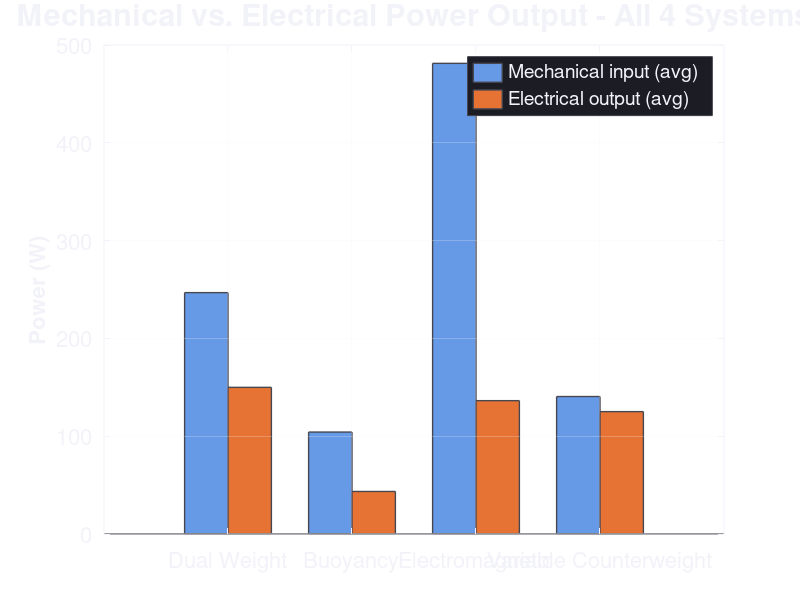
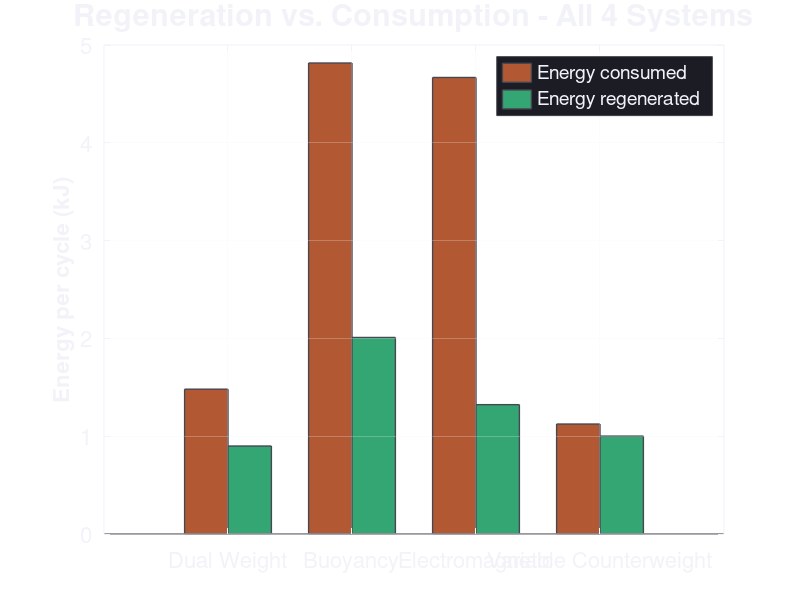
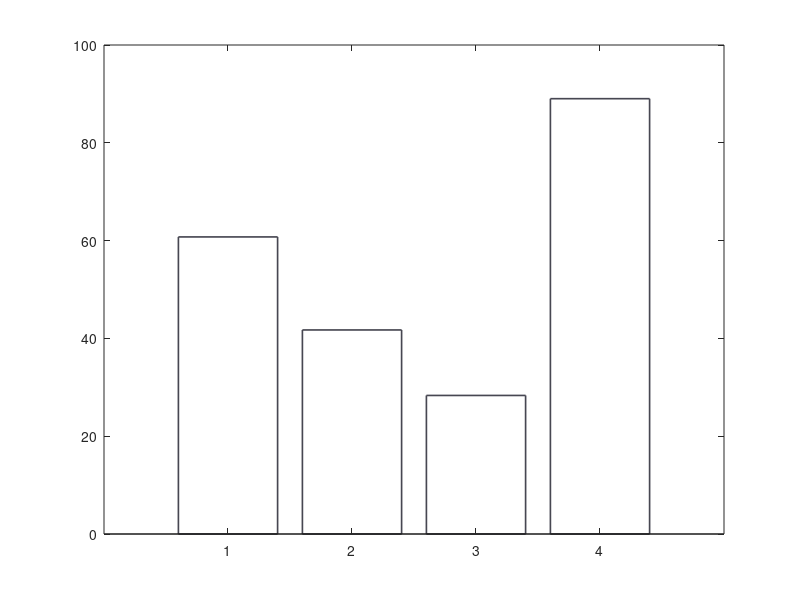

The MATLAB script that drew these images, in order: (Note: this script raises an error after producing the figures.)
% PLOT_SCIENCE_FAIR_GRAPHS  Six comparison graphs (all 4 systems), dark mode, large text.
% Uses same physics as analysis_compare_systems. Saves PNGs to script folder.
% Run:  plot_science_fair_graphs

function plot_science_fair_graphs()

rng(42);
H = 3; m_common = 50; g = 9.81;

%% Precompute time and mechanical quantities (same as analysis_compare_systems)
m_net = m_common; T1_d = 2.8; T2_d = 3.2;
t2 = linspace(0, T1_d + T2_d, 250);
ix1 = t2 <= T1_d; ix2 = t2 > T1_d;
v_cab = zeros(size(t2)); tau1 = t2(ix1)/T1_d; v_cab(ix1) = -1.35 * 4*tau1.*(1-tau1);
tau2 = (t2(ix2)-T1_d)/T2_d; v_cab(ix2) = 1.25 * 4*tau2.*(1-tau2);
P_mech = m_net * g * (-v_cab);

m3 = m_common; T_lift = 25; T_water = 18; T_drop = 3.2;
t3 = linspace(0, T_lift + T_water + T_drop, 400);
ix_l = t3 <= T_lift; ix_w = t3 > T_lift & t3 <= T_lift+T_water; ix_d = t3 > T_lift+T_water;
v3 = zeros(size(t3)); tau_l = t3(ix_l)/T_lift; v3(ix_l) = 0.65 * 4*tau_l.*(1-tau_l);
tau_d = (t3(ix_d)-T_lift-T_water)/T_drop; tau_d = min(max(tau_d,0),1); v3(ix_d) = -4.2 * (1 - (1-tau_d).^0.7);
P_motor3 = zeros(size(t3)); P_motor3(ix_l) = 50 + 80*tau_l.*(1-tau_l);
tw = t3(ix_w) - T_lift; pump_ix = tw >= T_water*0.4;
P_pump3 = zeros(size(t3)); P_pump3(ix_w) = pump_ix .* (200 + 150*sin(pi*(tw - T_water*0.4)/(T_water*0.6))); P_pump3(ix_w) = max(0, P_pump3(ix_w));

m4 = m_common; T_lift4 = 6.5; T_hold4 = 1; T_drop4 = 2.2;
t4 = linspace(0, T_lift4 + T_hold4 + T_drop4, 300);
ix_l4 = t4 <= T_lift4; ix_d4 = t4 > T_lift4 + T_hold4;
v4 = zeros(size(t4)); tau_l4 = t4(ix_l4)/T_lift4; v4(ix_l4) = 1.5 * sin(pi*tau_l4);
tau_d4 = (t4(ix_d4)-T_lift4-T_hold4)/T_drop4; tau_d4 = min(max(tau_d4,0),1); v4(ix_d4) = -4 * (1 - (1-tau_d4).^0.65);
F4_grav = m4 * g * 1.15;

m_cab5 = m_common; m_mod5 = 10; T_des5 = 2.5; T_dock5 = 1.5; T_asc5 = 2.8; T_load5 = 1.2;
t5 = linspace(0, T_des5 + T_dock5 + T_asc5 + T_load5, 350);
ix_des5 = t5 <= T_des5; ix_asc5 = t5 > T_des5+T_dock5 & t5 <= T_des5+T_dock5+T_asc5;
ix_dock5 = t5 > T_des5 & t5 <= T_des5+T_dock5; ix_load5 = t5 > T_des5+T_dock5+T_asc5;
n_mod = 2*ones(size(t5)); n_mod(t5(ix_des5) >= 0.6*T_des5) = 1;
n_mod(t5 > T_des5+T_dock5) = 1; n_mod(t5 > T_des5+T_dock5+T_asc5 + 0.4*T_load5) = 2;
m_tot5 = m_cab5 + n_mod * m_mod5;
v5 = zeros(size(t5)); tau_d5 = t5(ix_des5)/T_des5; v5(ix_des5) = -1.4 * 4*tau_d5.*(1-tau_d5);
tau_a5 = (t5(ix_asc5)-T_des5-T_dock5)/T_asc5; v5(ix_asc5) = 1.2 * 4*tau_a5.*(1-tau_a5);
rel_idx = find(ix_des5 & t5 >= 0.6*T_des5, 1); idx_r = max(1,rel_idx-10):min(length(t5),rel_idx+20);
m_cw5 = m_cab5 + 1*m_mod5; net_load5 = max(0, m_tot5(ix_asc5)*g - m_cw5*g*0.88);

n_rep = 10;
eta_all = zeros(4, n_rep);
net_all = zeros(4, n_rep);
for r = 1:n_rep
    eta_gen = 0.72 + 0.02*randn; eta_drive = 0.88 + 0.02*randn;
    eta_gen = max(0.5, min(0.92, eta_gen)); eta_drive = max(0.75, min(0.98, eta_drive));
    P_elec2 = zeros(size(t2)); P_elec2(ix1) = eta_gen * max(P_mech(ix1), 0); P_elec2(ix2) = -max(0, -P_mech(ix2)) / eta_drive;
    E_gen_2 = trapz(t2, max(P_elec2, 0)); E_cons_2 = trapz(t2, max(-P_elec2, 0));
    eta_all(1,r) = 100*E_gen_2/(E_cons_2+1e-9); net_all(1,r) = E_gen_2 - E_cons_2;

    eta_gen3 = 0.74 + 0.02*randn; eta_gen3 = max(0.5, min(0.9, eta_gen3));
    scale_cons3 = 1 + 0.03*randn; scale_cons3 = max(0.85, min(1.15, scale_cons3));
    P_gen3 = zeros(size(t3)); P_gen3(ix_d) = eta_gen3 * m3 * g * (-v3(ix_d)); P_gen3(ix_d) = max(P_gen3(ix_d), 0);
    E_gen_3 = trapz(t3, P_gen3); E_cons_3 = trapz(t3, (P_motor3 + P_pump3)*scale_cons3);
    eta_all(2,r) = 100*E_gen_3/(E_cons_3+1e-9); net_all(2,r) = E_gen_3 - E_cons_3;

    eta_lift = 0.82 + 0.02*randn; eta_gen4 = 0.78 + 0.02*randn;
    eta_lift = max(0.65, min(0.95, eta_lift)); eta_gen4 = max(0.6, min(0.9, eta_gen4));
    P_linear4 = zeros(size(t4)); P_linear4(ix_l4) = F4_grav * v4(ix_l4) / eta_lift;
    P_hoist4 = zeros(size(t4)); P_hoist4(ix_l4) = 45; P_hoist4(t4 > T_lift4 & t4 <= T_lift4+T_hold4) = 40;
    P_gen4 = zeros(size(t4)); P_gen4(ix_d4) = eta_gen4 * m4 * g * (-v4(ix_d4)); P_gen4(ix_d4) = max(P_gen4(ix_d4), 0);
    E_cons_4 = trapz(t4, P_linear4 + P_hoist4); E_gen_4 = trapz(t4, P_gen4);
    eta_all(3,r) = 100*E_gen_4/(E_cons_4+1e-9); net_all(3,r) = E_gen_4 - E_cons_4;

    eta_main = 0.74 + 0.02*randn; eta_drive5 = 0.86 + 0.02*randn;
    eta_main = max(0.6, min(0.9, eta_main)); eta_drive5 = max(0.75, min(0.95, eta_drive5));
    P_main5 = zeros(size(t5)); P_main5(ix_des5) = eta_main * m_tot5(ix_des5) .* g .* (-v5(ix_des5)); P_main5(ix_des5) = max(P_main5(ix_des5), 0);
    P_mod5 = zeros(size(t5)); P_mod5(idx_r) = 80 * exp(-(t5(idx_r)-t5(rel_idx)).^2/0.16);
    P_sup5 = zeros(size(t5)); P_sup5(ix_dock5) = 25;
    P_mot5 = zeros(size(t5)); P_mot5(ix_asc5) = (net_load5 .* v5(ix_asc5)) / eta_drive5; P_mot5(ix_asc5) = max(P_mot5(ix_asc5), 25);
    P_aux5 = zeros(size(t5)); P_aux5(ix_dock5) = 450; P_aux5(ix_load5) = 380;
    E_gen_5 = trapz(t5, P_main5 + P_mod5 + P_sup5); E_cons_5 = trapz(t5, P_mot5 + P_aux5);
    eta_all(4,r) = min(90, 100*E_gen_5/(E_cons_5+1e-9)); net_all(4,r) = E_gen_5 - E_cons_5;
end

eta_mean = mean(eta_all, 2);
eta_sd = std(eta_all, 0, 2);
net_mean = mean(net_all, 2);
Egen = zeros(4,1);
for s = 1:4
    denom = 1 - 100./eta_all(s,:);
    denom(denom >= -0.01) = -0.01;
    Egen(s) = mean(net_all(s,:) ./ denom);
end

names = {'Dual Weight', 'Buoyancy', 'Electromagnetic', 'Variable Counterweight'};
T_cycle = [T1_d+T2_d; T_lift+T_water+T_drop; T_lift4+T_hold4+T_drop4; T_des5+T_dock5+T_asc5+T_load5];
E_cons = Egen .* (100 ./ eta_mean);
P_mech_avg = E_cons ./ T_cycle;
P_elec_avg = Egen ./ T_cycle;

%% Styling: dark mode, large text (ASCII-only titles)
BG = [0.11 0.11 0.14];
FG = [0.95 0.95 0.98];
GRID = [0.28 0.28 0.32];
C = [0.35 0.68 1; 1 0.5 0.3; 0.4 0.85 0.55; 0.75 0.45 0.95];
fs_title = 22;
fs_label = 16;
fs_legend = 14;
lw = 2.5;
w = 0.35;
% Save figures to project output/ folder
script_dir = fileparts(mfilename('fullpath'));
base_dir = fullfile(script_dir, '..', 'output');
if ~isfolder(base_dir), mkdir(base_dir); end

%% 1. Mechanical vs Electrical Power - All 4 Systems
fig1 = figure('Color', BG, 'Position', [100 100 800 520]);
x = 1:4;
b1 = bar(x - w/2, P_mech_avg, w, 'FaceColor', [0.4 0.6 0.9], 'EdgeColor', GRID, 'LineWidth', 1);
hold on;
b2 = bar(x + w/2, P_elec_avg, w, 'FaceColor', [0.9 0.45 0.2], 'EdgeColor', GRID, 'LineWidth', 1);
ax = gca; set(ax, 'Color', BG, 'XTick', 1:4, 'XTickLabel', names, 'FontSize', fs_label, 'XColor', FG, 'YColor', FG);
ylabel('Power (W)', 'FontSize', fs_label, 'FontWeight', 'bold', 'Color', FG);
title('Mechanical vs. Electrical Power Output - All 4 Systems', 'FontSize', fs_title, 'FontWeight', 'bold', 'Color', FG);
lg = legend([b1 b2], {'Mechanical input (avg)', 'Electrical output (avg)'}, 'FontSize', fs_legend, 'Location', 'northeast');
set(lg, 'Color', BG, 'TextColor', FG, 'EdgeColor', GRID);
grid on; set(ax, 'GridAlpha', 0.25); hold off;
print(fig1, fullfile(base_dir, 'graph1_mechanical_vs_electrical_power.png'), '-dpng', '-r300');
close(fig1);

%% 2. Regeneration vs Consumption - All 4 Systems
fig2 = figure('Color', BG, 'Position', [100 100 800 520]);
b1 = bar(x - w/2, E_cons/1e3, w, 'FaceColor', [0.7 0.35 0.2], 'EdgeColor', GRID, 'LineWidth', 1);
hold on;
b2 = bar(x + w/2, Egen/1e3, w, 'FaceColor', [0.2 0.65 0.45], 'EdgeColor', GRID, 'LineWidth', 1);
ax = gca; set(ax, 'Color', BG, 'XTick', 1:4, 'XTickLabel', names, 'FontSize', fs_label, 'XColor', FG, 'YColor', FG);
ylabel('Energy per cycle (kJ)', 'FontSize', fs_label, 'FontWeight', 'bold', 'Color', FG);
title('Regeneration vs. Consumption - All 4 Systems', 'FontSize', fs_title, 'FontWeight', 'bold', 'Color', FG);
lg = legend([b1 b2], {'Energy consumed', 'Energy regenerated'}, 'FontSize', fs_legend, 'Location', 'northeast');
set(lg, 'Color', BG, 'TextColor', FG, 'EdgeColor', GRID);
grid on; set(ax, 'GridAlpha', 0.25); hold off;
print(fig2, fullfile(base_dir, 'graph2_regeneration_vs_consumption.png'), '-dpng', '-r300');
close(fig2);

%% 3. Regeneration Efficiency - All 4 Systems
fig3 = figure('Color', BG, 'Position', [100 100 800 520]);
b = bar(1:4, eta_mean, 'FaceColor', 'flat', 'EdgeColor', GRID, 'LineWidth', 1.2);
for i = 1:4, b.CData(i,:) = C(i,:); end
hold on;
errorbar(1:4, eta_mean, eta_sd, 'Color', FG, 'LineStyle', 'none', 'LineWidth', 1.5, 'CapSize', 8);
ax = gca; set(ax, 'Color', BG, 'XTick', 1:4, 'XTickLabel', names, 'FontSize', fs_label, 'XColor', FG, 'YColor', FG);
ylabel('Round-trip efficiency (%)', 'FontSize', fs_label, 'FontWeight', 'bold', 'Color', FG);
title('Regeneration Efficiency - All 4 Systems', 'FontSize', fs_title, 'FontWeight', 'bold', 'Color', FG);
ylim([0 max(eta_mean + eta_sd)*1.15]);
grid on; set(ax, 'GridAlpha', 0.25); hold off;
print(fig3, fullfile(base_dir, 'graph3_regeneration_efficiency.png'), '-dpng', '-r300');
close(fig3);

%% 4. Cycle Energy Split - All 4 Systems
fig4 = figure('Color', BG, 'Position', [100 100 800 520]);
regen = Egen / 1e3;
losses = (E_cons - Egen) / 1e3;
b = bar(1:4, [regen, losses], 'stacked', 'EdgeColor', GRID, 'LineWidth', 1);
b(1).FaceColor = [0.2 0.65 0.45];
b(2).FaceColor = [0.75 0.35 0.2];
ax = gca; set(ax, 'Color', BG, 'XTick', 1:4, 'XTickLabel', names, 'FontSize', fs_label, 'XColor', FG, 'YColor', FG);
ylabel('Energy per cycle (kJ)', 'FontSize', fs_label, 'FontWeight', 'bold', 'Color', FG);
title('Cycle Energy Split - Regenerated vs. Losses (All 4 Systems)', 'FontSize', fs_title, 'FontWeight', 'bold', 'Color', FG);
lg = legend(b, {'Regenerated (electrical out)', 'Losses (consumed - regenerated)'}, 'FontSize', fs_legend, 'Location', 'northeast');
set(lg, 'Color', BG, 'TextColor', FG, 'EdgeColor', GRID);
grid on; set(ax, 'GridAlpha', 0.25);
print(fig4, fullfile(base_dir, 'graph4_cycle_energy_split.png'), '-dpng', '-r300');
close(fig4);

%% 5. Cost Per Kilowatt-Hour - All 4 Systems
N_cycles_life = 10000;
base_build = 500;
build_factor = [1.0; 1.2; 1.8; 1.4];
kWh_per_life = (Egen .* N_cycles_life) / 3.6e6;
cost_per_kWh = (base_build * build_factor) ./ max(kWh_per_life, 0.01);
fig5 = figure('Color', BG, 'Position', [100 100 800 520]);
b = bar(1:4, cost_per_kWh, 'FaceColor', 'flat', 'EdgeColor', GRID, 'LineWidth', 1.2);
for i = 1:4, b.CData(i,:) = C(i,:); end
ax = gca; set(ax, 'Color', BG, 'XTick', 1:4, 'XTickLabel', names, 'FontSize', fs_label, 'XColor', FG, 'YColor', FG);
ylabel('Estimated cost ($/kWh)', 'FontSize', fs_label, 'FontWeight', 'bold', 'Color', FG);
title('Cost Per Kilowatt-Hour - All 4 Systems (Estimated, Amortized Over Lifecycle)', 'FontSize', fs_title, 'FontWeight', 'bold', 'Color', FG);
text(0.5, max(cost_per_kWh)*0.92, 'Assumption: relative build cost and 10,000-cycle life', 'FontSize', 12, 'Color', FG);
grid on; set(ax, 'GridAlpha', 0.25);
print(fig5, fullfile(base_dir, 'graph5_cost_per_kWh.png'), '-dpng', '-r300');
close(fig5);

%% 6. Lifecycle Energy Performance - Cumulative Net Energy
N_cycles = (1:1000)';
cum_net = N_cycles * net_mean';
fig6 = figure('Color', BG, 'Position', [100 100 800 520]);
for i = 1:4
    plot(N_cycles, cum_net(:,i)/1e3, 'Color', C(i,:), 'LineWidth', lw); hold on;
end
ax = gca; set(ax, 'Color', BG, 'FontSize', fs_label, 'XColor', FG, 'YColor', FG);
xlabel('Number of cycles', 'FontSize', fs_label, 'FontWeight', 'bold', 'Color', FG);
ylabel('Cumulative net energy (kJ)', 'FontSize', fs_label, 'FontWeight', 'bold', 'Color', FG);
title('Lifecycle Energy Performance - Cumulative Net Energy (All 4 Systems)', 'FontSize', fs_title, 'FontWeight', 'bold', 'Color', FG);
lg = legend(names, 'FontSize', fs_legend, 'Location', 'southwest');
set(lg, 'Color', BG, 'TextColor', FG, 'EdgeColor', GRID);
grid on; set(ax, 'GridAlpha', 0.25); hold off;
print(fig6, fullfile(base_dir, 'graph6_lifecycle_energy_performance.png'), '-dpng', '-r300');
close(fig6);

fprintf('Science fair graphs saved to: %s\n', base_dir);
fprintf('  graph1_mechanical_vs_electrical_power.png\n');
fprintf('  graph2_regeneration_vs_consumption.png\n');
fprintf('  graph3_regeneration_efficiency.png\n');
fprintf('  graph4_cycle_energy_split.png\n');
fprintf('  graph5_cost_per_kWh.png\n');
fprintf('  graph6_lifecycle_energy_performance.png\n');

end
